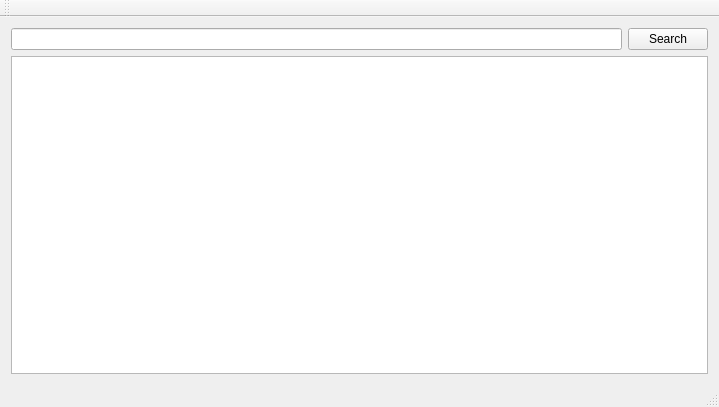
<?xml version="1.0" encoding="UTF-8"?>
<ui version="4.0">
 <class>MainWindow</class>
 <widget class="QMainWindow" name="MainWindow">
  <property name="geometry">
   <rect>
    <x>0</x>
    <y>0</y>
    <width>719</width>
    <height>407</height>
   </rect>
  </property>
  <property name="windowTitle">
   <string>Furryshark</string>
  </property>
  <property name="tabShape">
   <enum>QTabWidget::Rounded</enum>
  </property>
  <widget class="QWidget" name="centralWidget">
   <layout class="QGridLayout" name="gridLayout">
    <item row="0" column="0">
     <widget class="QLineEdit" name="searchText"/>
    </item>
    <item row="0" column="1">
     <widget class="QPushButton" name="searchButton">
      <property name="text">
       <string>Search</string>
      </property>
     </widget>
    </item>
    <item row="1" column="0" colspan="2">
     <widget class="QTableView" name="searchTable">
      <property name="editTriggers">
       <set>QAbstractItemView::NoEditTriggers</set>
      </property>
      <property name="alternatingRowColors">
       <bool>true</bool>
      </property>
      <property name="selectionMode">
       <enum>QAbstractItemView::SingleSelection</enum>
      </property>
      <property name="selectionBehavior">
       <enum>QAbstractItemView::SelectRows</enum>
      </property>
      <property name="sortingEnabled">
       <bool>true</bool>
      </property>
      <attribute name="horizontalHeaderHighlightSections">
       <bool>false</bool>
      </attribute>
      <attribute name="verticalHeaderVisible">
       <bool>false</bool>
      </attribute>
      <attribute name="verticalHeaderHighlightSections">
       <bool>false</bool>
      </attribute>
     </widget>
    </item>
   </layout>
  </widget>
  <widget class="QMenuBar" name="menuBar">
   <property name="geometry">
    <rect>
     <x>0</x>
     <y>0</y>
     <width>719</width>
     <height>24</height>
    </rect>
   </property>
  </widget>
  <widget class="QToolBar" name="mainToolBar">
   <attribute name="toolBarArea">
    <enum>TopToolBarArea</enum>
   </attribute>
   <attribute name="toolBarBreak">
    <bool>false</bool>
   </attribute>
  </widget>
  <widget class="QStatusBar" name="statusBar"/>
 </widget>
 <layoutdefault spacing="6" margin="11"/>
 <resources/>
 <connections>
  <connection>
   <sender>searchButton</sender>
   <signal>clicked()</signal>
   <receiver>MainWindow</receiver>
   <slot>searchButtonClicked()</slot>
   <hints>
    <hint type="sourcelabel">
     <x>640</x>
     <y>65</y>
    </hint>
    <hint type="destinationlabel">
     <x>640</x>
     <y>94</y>
    </hint>
   </hints>
  </connection>
 </connections>
 <slots>
  <slot>searchButtonClicked()</slot>
 </slots>
</ui>
